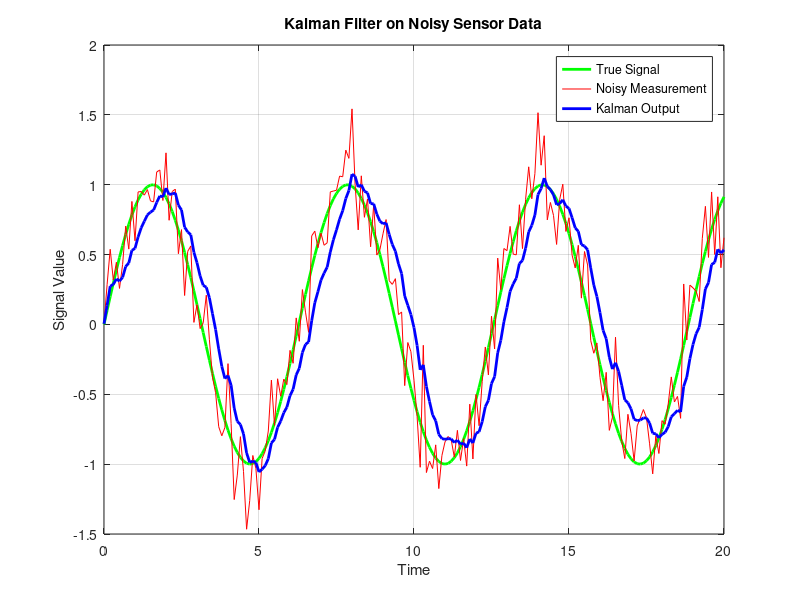

The MATLAB source for this figure:
clc;
clear;
close all;

%% Time settings
dt = 0.1;
t = 0:dt:20;

%% True signal (ideal sensor output)
true_signal = sin(t);

%% Noisy measurement (what sensor gives)
noise_variance = 0.2;
measurement_noise = noise_variance * randn(size(t));
z = true_signal + measurement_noise;

%% Kalman Filter Initialization
x_est = 0;        % Initial state estimate
P = 1;            % Initial estimation error covariance

Q = 0.01;         % Process noise covariance
R = noise_variance; % Measurement noise covariance

x_estimated = zeros(size(t));

%% Kalman Filter Loop
for k = 1:length(t)
    
    % Prediction step
    x_pred = x_est;
    P_pred = P + Q;
    
    % Kalman Gain
    K = P_pred / (P_pred + R);
    
    % Update step
    x_est = x_pred + K * (z(k) - x_pred);
    P = (1 - K) * P_pred;
    
    % Save estimate
    x_estimated(k) = x_est;
end

%% Plot results
figure;
plot(t, true_signal, 'g', 'LineWidth', 2); hold on;
plot(t, z, 'r', 'MarkerSize', 8);
plot(t, x_estimated, 'b', 'LineWidth', 2);
grid on;

legend('True Signal', 'Noisy Measurement', 'Kalman Output');
xlabel('Time');
ylabel('Signal Value');
title('Kalman Filter on Noisy Sensor Data');
